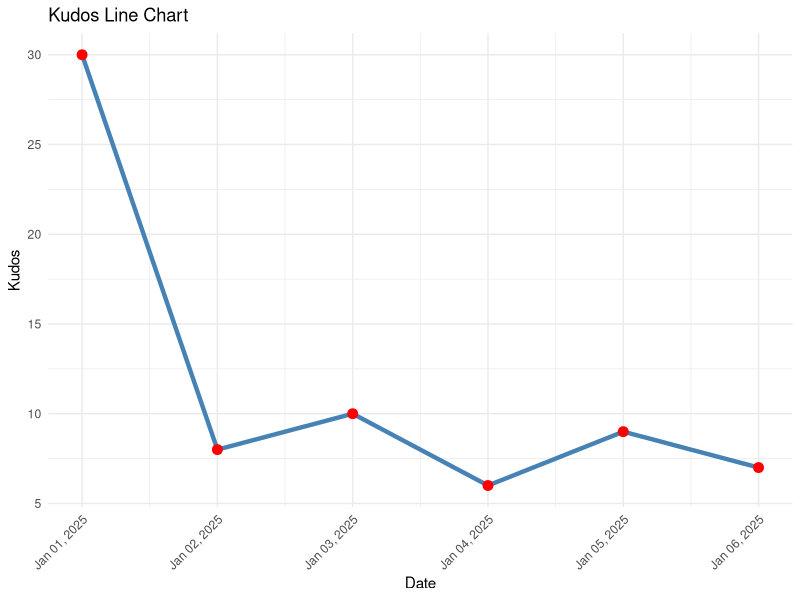

This figure's R source:
# Install ggplot2 if you haven't already
install.packages("ggplot2")

# Load ggplot2 package
library(ggplot2)

# Install the readr package if you don't have it
install.packages("readr")

# Load the readr package
library(readr)

# Sample data (day of the month and kudos values)
#data <- data.frame(
#  date = as.Date(c('2025-01-01', '2025-01-02', '2025-01-03', '2025-01-04', '2025-01-05', '2025-01-06')),
#  kudos = c(5, 8, 10, 6, 9, 7)
#)


# Read the CSV using read_csv() from readr, automatically converts to date objects
data <- read_csv("kudos.csv")

ggplot(data, aes(x = date, y = kudos)) +
  geom_line(color = "steelblue", size = 1.5) +  # Line with blue color
  geom_point(color = "red", size = 3) +         # Red dots for each data point
  labs(title = "Kudos Line Chart",
       x = "Date",
       y = "Kudos") +
  theme_minimal() +                             # Clean theme
  scale_x_date(date_labels = "%b %d, %Y",       # Format x-axis to show full date
               date_breaks = "1 day") +         # Set the breaks to 1 day
  theme(axis.text.x = element_text(angle = 45, hjust = 1))  # Rotate x-axis labels for better readability


ggsave("kudos_line_chart.png", plot = plot, width = 10, height = 6, dpi = 300)
